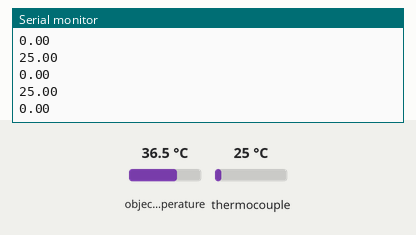
Simulated run of this sketch. Board: Arduino Uno, built with avr-gcc and run on an emulated ATmega328P. On the bench: the last lines printed to the serial monitor. Inputs (shaded band) come from the test bench; at power-on: thermocouple 25 °C, object temperature 36.5 °C.

Above: at 1.2 s.
1.3 s: thermocouple set to 6 °C
At 1.58 s:
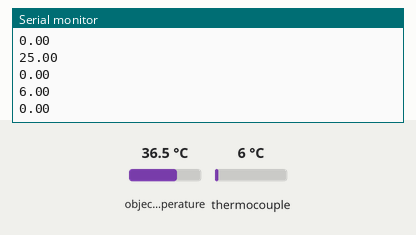
2.8 s: thermocouple set to 75 °C
At 2.99 s:
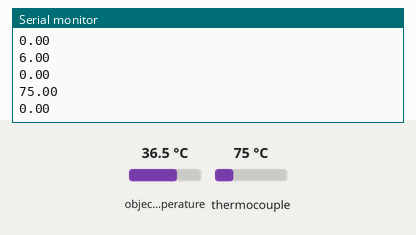
Timing chart, 0 to 5.8 s (numbered marks = the images above; inputs shaded):
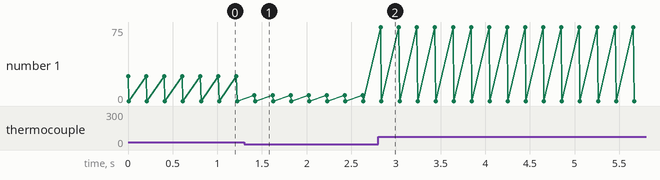

Measured:
- after the input at 1.3 s, the serial monitor: prints a new line after 0.12 s (image 1)
- after the input at 2.8 s, the serial monitor: prints a new line at once (image 2)

The sketch:

Termopar_pirometro.ino
```cpp
#include <Wire.h>
#include <Adafruit_MLX90614.h>  // Biblioteca do Pirômetro
#include <max6675.h>            // Biblioteca do Módulo Max6675

int ktcSO = 5;
int ktcCS = 6;
int ktcCLK = 7;

MAX6675 ktc(ktcCLK, ktcCS, ktcSO);           // Cria um objeto Termopar do tipo MAX6675 com os pinos CLK, CS e SO já definidos previamente
Adafruit_MLX90614 mlx = Adafruit_MLX90614(); // Cria um objeto mlx
//double temp_amb;
double temp_obj;

void setup() {
  Serial.begin(9600);
  mlx.begin();           // Initializing the MLX90614 sensor
}
void loop() {
  String dados_termopar = String(ktc.readCelsius());
  String dados_pirometro = String(mlx.readObjectTempC());
  if (dados_termopar.equals("nan") || dados_termopar.equals("NAN") ) {
    dados_termopar = "0.0";
    Serial.println(dados_termopar);
    Serial.println(temp_obj);
  }
  else {
    Serial.println(dados_termopar);
    Serial.println(temp_obj);
  }

  delay(200);  //INTERVALO DE 200 MILISSEGUNDOS}
}
```
